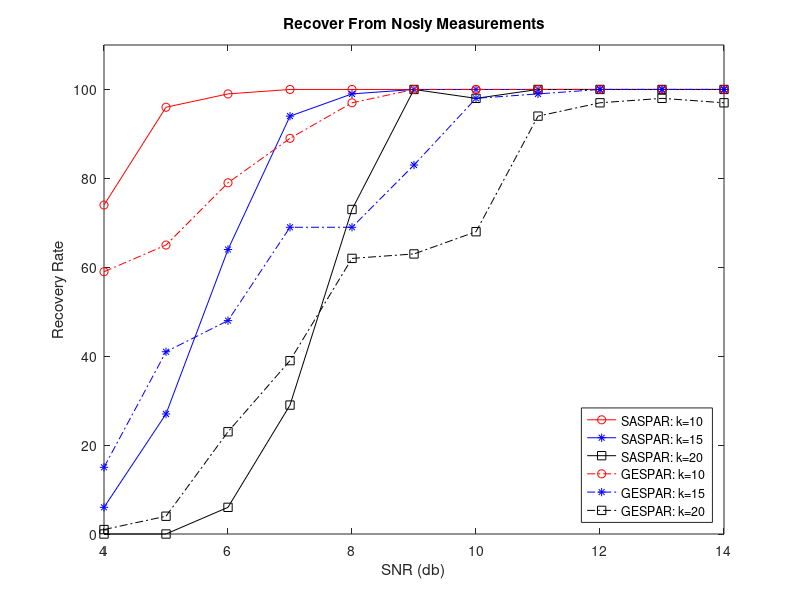

This figure's MATLAB source:
clf
load noise.mat
tmprecord=[record(:,1:11,1);record(:,1:11,2)];
mark={'ro-','b*-','ks-','ro-.','b*-.','ks-.'};
for i=1:6
plot(snrtable(1:11),tmprecord(i,:)',mark{i})
hold on
end
legend('SASPAR: k=10','SASPAR: k=15','SASPAR: k=20','GESPAR: k=10','GESPAR: k=15','GESPAR: k=20','location','southeast')
xlabel('SNR (db)')
ylabel('Recovery Rate')
ylim([0,110])
title('Recover From Nosiy Measurements')